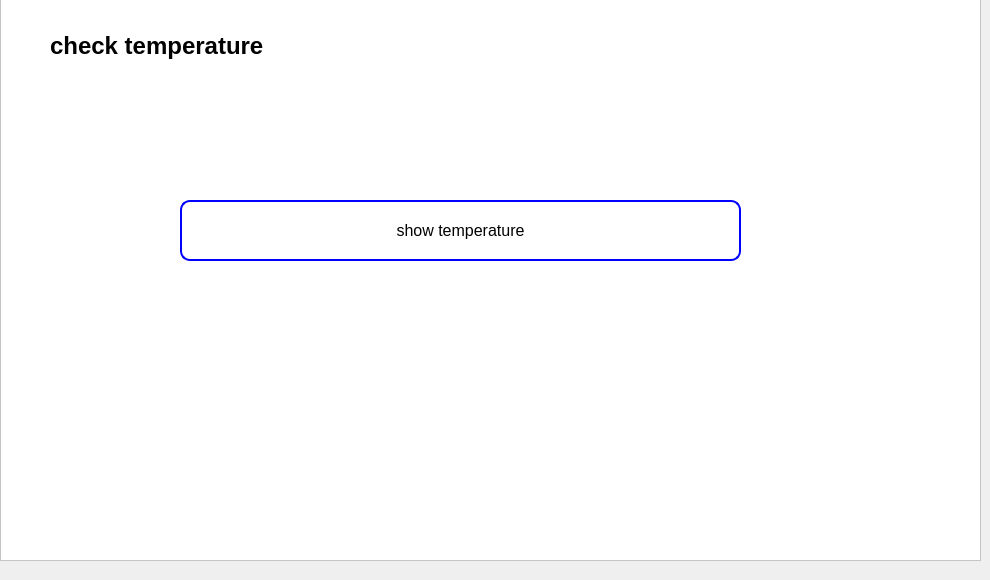
      <widget class="QWidget" name="tab_19">
       <attribute name="title">
        <string>arduino</string>
       </attribute>
       <widget class="QFrame" name="frame_22">
        <property name="geometry">
         <rect>
          <x>0</x>
          <y>-10</y>
          <width>981</width>
          <height>571</height>
         </rect>
        </property>
        <property name="styleSheet">
         <string notr="true">background:rgb(255, 255, 255);</string>
        </property>
        <property name="frameShape">
         <enum>QFrame::StyledPanel</enum>
        </property>
        <property name="frameShadow">
         <enum>QFrame::Raised</enum>
        </property>
        <widget class="QLabel" name="label_83">
         <property name="geometry">
          <rect>
           <x>50</x>
           <y>40</y>
           <width>511</width>
           <height>31</height>
          </rect>
         </property>
         <property name="font">
          <font>
           <pointsize>18</pointsize>
           <weight>75</weight>
           <bold>true</bold>
          </font>
         </property>
         <property name="text">
          <string>check temperature</string>
         </property>
        </widget>
        <widget class="QPushButton" name="pushButton_4">
         <property name="geometry">
          <rect>
           <x>180</x>
           <y>210</y>
           <width>561</width>
           <height>61</height>
          </rect>
         </property>
         <property name="styleSheet">
          <string notr="true">QPushButton {
    background-color: #ffffff; /* Fond blanc */
    border: 2px solid blue; /* Bordure bleue */
    border-radius: 10px; /* Coins arrondis */
    padding: 1px 2px; /* Espacement intérieur */
    color: black; /* Couleur du texte */
    font-size: 16px; /* Taille de la police */
}

QPushButton:pressed {
    background-color: blue; /* Nouvelle couleur lorsque le bouton est enfoncé */
}
</string>
         </property>
         <property name="text">
          <string>show temperature</string>
         </property>
        </widget>
       </widget>
      </widget>
